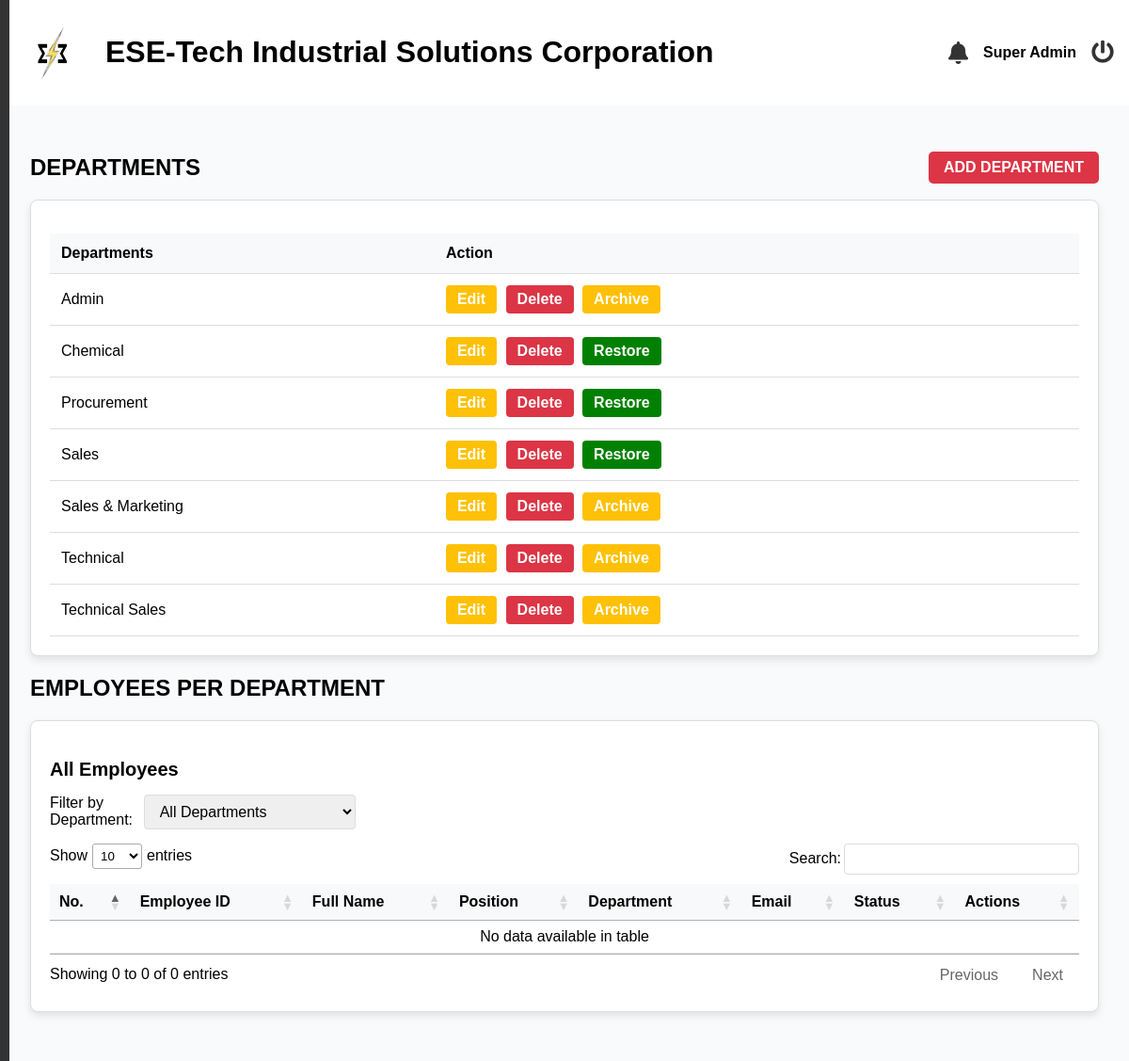
The page /superadmin/department.php (signed in) on the database its author committed.
### tables this page shows
CREATE TABLE `departments` (
  `id` int(11) NOT NULL,
  `dept_name` varchar(50) NOT NULL,
  `colors` varchar(32) NOT NULL,
  `is_archived` tinyint(1) NOT NULL
);

### superadmin/department.php (the view, shortened to what this page needs)
<?php
    $selected_dept = isset($_GET['department']) ? $_GET['department'] : '';
    include('header.php');
?>
<?php include('includes/sideBar.php'); ?>
<link rel="stylesheet" href="https://cdn.datatables.net/1.13.5/css/jquery.dataTables.min.css" />
<main class="main-content">
    <section id="dashboard">
        <div class="department-and-button">
            <h2 class="text-2xl font-bold mb-6">DEPARTMENTS</h2>
            <a href="#" id="add-dept-btn" class="btn btn-danger">ADD DEPARTMENT</a>
        </div>
        <div class="card">
        <table>
            <thead>
                <tr>
                    <th>Departments</th>
                    <th>Action</th>
                </tr>
            </thead>
            <tbody>
                <?php
                    $deptSql = "SELECT * FROM departments ORDER BY dept_name ASC";
                    $deptResult = mysqli_query($conn, $deptSql);
                    if ($deptResult) {
                        while ($row = mysqli_fetch_assoc($deptResult)) {
                ?>
                <tr>
                    <td class="dept-name"><?php echo $row['dept_name']; ?></td>
                    <td class="action-buttons">
                        <form method="POST" style="display:inline;">
                            <?php echo $row['is_archived'] == 0
                            ? "<button class='btn btn-warning' onclick='editDepartment(" . $row['id'] . ", \"" . $row['dept_name'] . "\"); return false;'>Edit</button>
                                <button name='delete_dept' class='btn btn-danger' onclick='return confirm(\"Are you sure you want to delete this department?\");'>Delete</button>
                                <button name='archive_name' class='btn btn-warning'>Archive</button>"
                            : "<button class='btn btn-warning' onclick='editDepartment(" . $row['id'] . ", \"" . $row['dept_name'] . "\"); return false;'>Edit</button>
                                <button name='delete_dept' class='btn btn-danger' onclick='return confirm(\"Are you sure you want to delete this department?\");'>Delete</button>
                                <button name='restore_name' class='btn btn-restore'>Restore</button>";
                            ?>
                        </form>
                    </td>
                </tr>
                <?php
                        }
                    }
                ?>
            </tbody>
        </table>
    </div>
        <h2 class="text-2xl font-bold mb-6">EMPLOYEES PER DEPARTMENT</h2>
        <div class="card">
            <div class="card-header">
                <h3><?php echo empty($selected_dept) ? 'All Employees' : $selected_dept . ' Department Employees'; ?></h3>
                <form method="GET" class="form-inline justify-content-between align-items-center">
                        <label for="department">Filter by Department:</label>
                        <select name="department" class="form-control" onchange="this.form.submit()">
                            <option value="">All Departments</option>
                        </select>
                </form>
            </div>
            <div class="card-body">
                <table id="myTable" class="employee-table">
                    <thead>
                        <tr>
                            <th>No.</th>
                            <th>Employee ID</th>
                            <th>Full Name</th>
                            <th>Position</th>
                            <th>Department</th>
                            <th>Email</th>
                            <th>Status</th>
                            <th>Actions</th>
                        </tr>
                    </thead>
                    <tbody>
                    </tbody>
                </table>
            </div>
        </div>
    </section>
</main>
<?php include('footer.php'); ?>

### superadmin/css/styles.css (style rules this page uses)
* { text-decoration: none; }
body { font-family: Arial, sans-serif; margin: 0; padding: 0; background-color: #f0f0f0; }
.main-content { flex-grow: 1; padding: 2rem; background-color: #f9fafb; }
.card { border: 1px solid #ddd; border-radius: 8px; margin-bottom: 20px; padding: 20px; background-color: #fff; box-shadow: 0 4px 8px rgba(0, 0, 0, 0.1); }
.card-header h3 { font-size: 20px; font-weight: bold; margin-bottom: 15px; }
.form-control, select, textarea { width: 100%; padding: 8px; border-radius: 5px; border: 1px solid #ccc; box-sizing: border-box; }
table { width: 100%; border-collapse: collapse; margin-top: 15px; }
table th, table td { padding: 12px; border-bottom: 1px solid #ddd; text-align: left; }
table th { background-color: #f8f9fa; font-weight: bold; }
.action-buttons .btn { padding: 6px 12px; border-radius: 4px; color: #fff; background-color: #007bff; text-decoration: none; font-weight: bold; margin-right: 5px; }
.btn-restore { background-color: green !important; }
.btn-warning { background-color: #ffc107 !important; }
.btn-danger { background-color: #dc3545 !important; }
form[method="GET"] { display: flex; justify-content: flex-end; margin-bottom: 15px; }
.form-control, .form-control:focus, select.form-control, textarea.form-control { width: 100%; font-size: 1rem; border: 1px solid #ddd; border-radius: 4px; }
select.form-control, textarea.form-control { resize: vertical; }
.form-control { width: 100%; padding: 0.5rem 0.75rem; border: 1px solid #d1d5db; border-radius: 0.375rem; font-size: 0.875rem; transition: border-color 0.15s ease-in-out; }
.btn { padding: 10px 20px; font-size: 16px; border: none; cursor: pointer; border-radius: 5px; }
.btn-danger { background-color: #dc3545; color: #fff; transition: background-color 0.3s; }
.card-header { display: flex; flex-direction: column; justify-content: space-between; align-items: start; }
.performance-and-button, .department-and-button { display: flex; align-items: center; justify-content: space-between; }
.btn { padding: 8px 16px; border-radius: 5px; background-color: #007bff; color: white; border: none; cursor: pointer; font-weight: 600; }

### superadmin/header.php (style rules this page uses)
body { font-family: Arial, sans-serif; background-color: #f4f7fc; margin: 0; }

### rows shown on the page
departments: dept_name "Admin"
departments: dept_name "Chemical"
departments: dept_name "Procurement"
departments: dept_name "Sales"
departments: dept_name "Sales & Marketing"
departments: dept_name "Technical"
departments: dept_name "Technical Sales"

### other values the page prints
$_SESSION['fullname'] "Super Admin"
